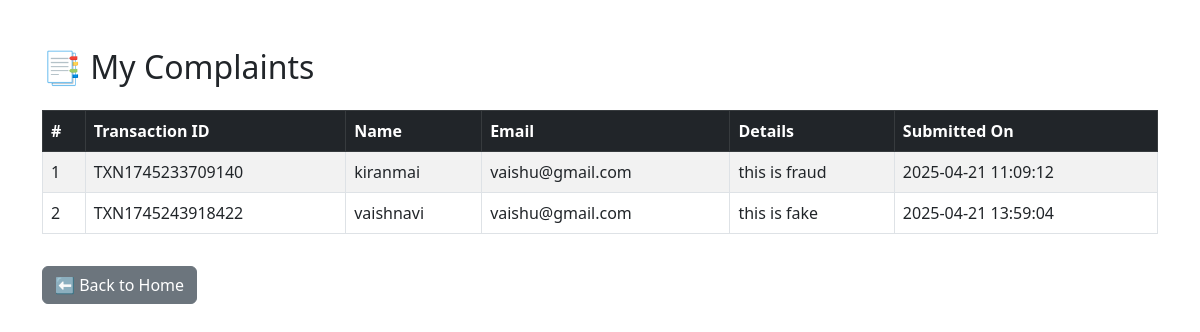
The page /my-complaints (signed in) on the database its author committed.
### models.py (models this page shows)
class Complaint(db.Model):
    id = db.Column(db.Integer, primary_key=True)
    transaction_id = db.Column(db.String(50), nullable=False)
    name = db.Column(db.String(100), nullable=False)
    email = db.Column(db.String(120), nullable=False)
    complaint_details = db.Column(db.Text, nullable=False)
    transaction_details = db.Column(db.Text, nullable=False)
    user_id = db.Column(db.Integer, db.ForeignKey('user.id'))  # link to User
    user = relationship('User', backref='complaints')
    submitted_at = db.Column(db.DateTime, default=datetime.utcnow)

### app.py (the view)
@app.route('/my-complaints')
def my_complaints():
    if 'user_id' not in session:
        flash("Please log in to view your complaints.", "warning")
        return redirect(url_for('login'))
    complaints = Complaint.query.filter_by(user_id=session['user_id']).all()
    return render_template('my_complaints.html', complaints=complaints)

### app.py (called while the page is built)
@app.before_request
def create_tables():
    db.create_all()

@app.context_processor
def inject_user():
    user_id = session.get('user_id')
    if user_id:
        return dict(logged_in=True, current_user=User.query.get(user_id))
    return dict(logged_in=False)

### templates/my_complaints.html (shortened to what this page needs)
<!DOCTYPE html>
<html lang="en">
<head>
    <link href="https://cdn.jsdelivr.net/npm/bootstrap@5.3.0/dist/css/bootstrap.min.css" rel="stylesheet">
</head>
<body>
<div class="container mt-5">
    <h2 class="mb-4">📑 My Complaints</h2>
    {% if complaints and complaints|length > 0 %}
        <div class="table-responsive">
            <table class="table table-bordered table-striped">
                <thead class="table-dark">
                    <tr>
                        <th>#</th>
                        <th>Transaction ID</th>
                        <th>Name</th>
                        <th>Email</th>
                        <th>Details</th>
                        <th>Submitted On</th>
                    </tr>
                </thead>
                <tbody>
                    {% for c in complaints %}
                        <tr>
                            <td>{{ loop.index }}</td>
                            <td>{{ c.transaction_id }}</td>
                            <td>{{ c.name }}</td>
                            <td>{{ c.email }}</td>
                            <td>{{ c.complaint_details }}</td>
                            <td>{{ c.submitted_at.strftime('%Y-%m-%d %H:%M:%S') if c.submitted_at else 'N/A' }}</td>
                        </tr>
                    {% endfor %}
                </tbody>
            </table>
        </div>
    {% else %}
        <div class="alert alert-info">
            You haven't submitted any complaints yet.
        </div>
    {% endif %}
    <a href="{{ url_for('home') }}" class="btn btn-secondary mt-3">⬅️ Back to Home</a>
</div>
</body>
</html>

### rows shown on the page
Complaint: transaction_id "TXN1745233709140", name "kiranmai", email "vaishu@gmail.com", complaint_details "this is fraud", submitted_at "2025-04-21 11:09:12"
Complaint: transaction_id "TXN1745243918422", name "vaishnavi", email "vaishu@gmail.com", complaint_details "this is fake", submitted_at "2025-04-21 13:59:04"
